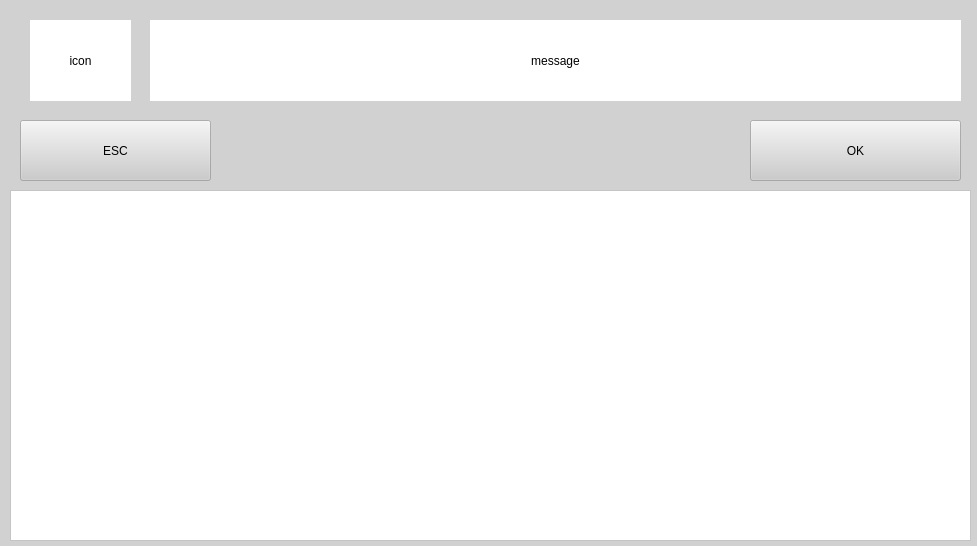
<?xml version="1.0" encoding="UTF-8"?>
<ui version="4.0">
 <class>Frame</class>
 <widget class="QFrame" name="Frame">
  <property name="geometry">
   <rect>
    <x>0</x>
    <y>0</y>
    <width>977</width>
    <height>546</height>
   </rect>
  </property>
  <property name="windowTitle">
   <string>Frame</string>
  </property>
  <property name="styleSheet">
   <string notr="true">background-color: #AACCCCCC</string>
  </property>
  <widget class="QLabel" name="icon_label">
   <property name="geometry">
    <rect>
     <x>30</x>
     <y>20</y>
     <width>101</width>
     <height>81</height>
    </rect>
   </property>
   <property name="styleSheet">
    <string notr="true">background-color: #FFFFFF</string>
   </property>
   <property name="text">
    <string>icon</string>
   </property>
   <property name="scaledContents">
    <bool>true</bool>
   </property>
   <property name="alignment">
    <set>Qt::AlignCenter</set>
   </property>
  </widget>
  <widget class="QLabel" name="message_label">
   <property name="geometry">
    <rect>
     <x>150</x>
     <y>20</y>
     <width>811</width>
     <height>81</height>
    </rect>
   </property>
   <property name="styleSheet">
    <string notr="true">background-color: #FFFFFF</string>
   </property>
   <property name="text">
    <string>message</string>
   </property>
   <property name="alignment">
    <set>Qt::AlignCenter</set>
   </property>
  </widget>
  <widget class="QTextEdit" name="content_edit">
   <property name="geometry">
    <rect>
     <x>10</x>
     <y>190</y>
     <width>961</width>
     <height>351</height>
    </rect>
   </property>
   <property name="styleSheet">
    <string notr="true">background-color: #FFFFFF</string>
   </property>
  </widget>
  <widget class="QPushButton" name="esc_button">
   <property name="geometry">
    <rect>
     <x>20</x>
     <y>120</y>
     <width>191</width>
     <height>61</height>
    </rect>
   </property>
   <property name="text">
    <string>ESC</string>
   </property>
  </widget>
  <widget class="QPushButton" name="ok_button">
   <property name="geometry">
    <rect>
     <x>750</x>
     <y>120</y>
     <width>211</width>
     <height>61</height>
    </rect>
   </property>
   <property name="text">
    <string>OK</string>
   </property>
  </widget>
 </widget>
 <resources/>
 <connections>
  <connection>
   <sender>ok_button</sender>
   <signal>clicked()</signal>
   <receiver>Frame</receiver>
   <slot>hide()</slot>
   <hints>
    <hint type="sourcelabel">
     <x>605</x>
     <y>150</y>
    </hint>
    <hint type="destinationlabel">
     <x>488</x>
     <y>272</y>
    </hint>
   </hints>
  </connection>
  <connection>
   <sender>esc_button</sender>
   <signal>clicked()</signal>
   <receiver>Frame</receiver>
   <slot>hide()</slot>
   <hints>
    <hint type="sourcelabel">
     <x>305</x>
     <y>150</y>
    </hint>
    <hint type="destinationlabel">
     <x>488</x>
     <y>272</y>
    </hint>
   </hints>
  </connection>
 </connections>
</ui>
